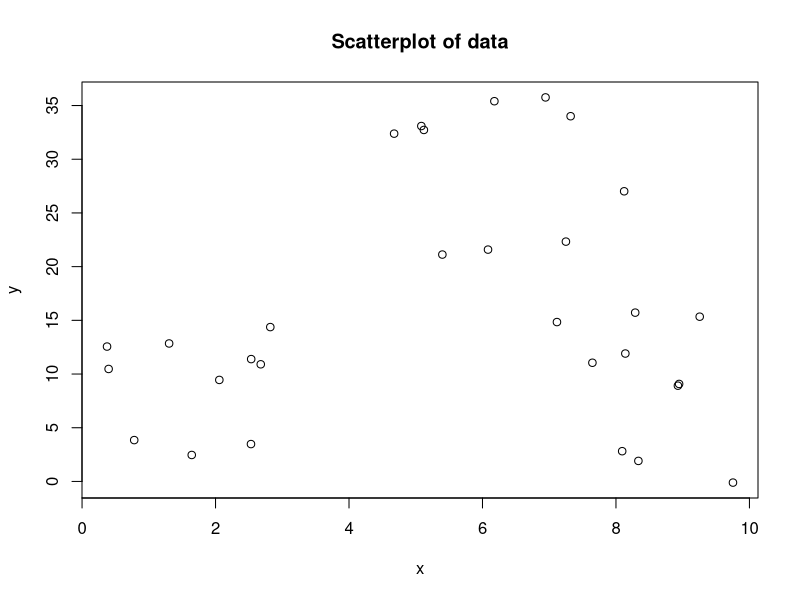
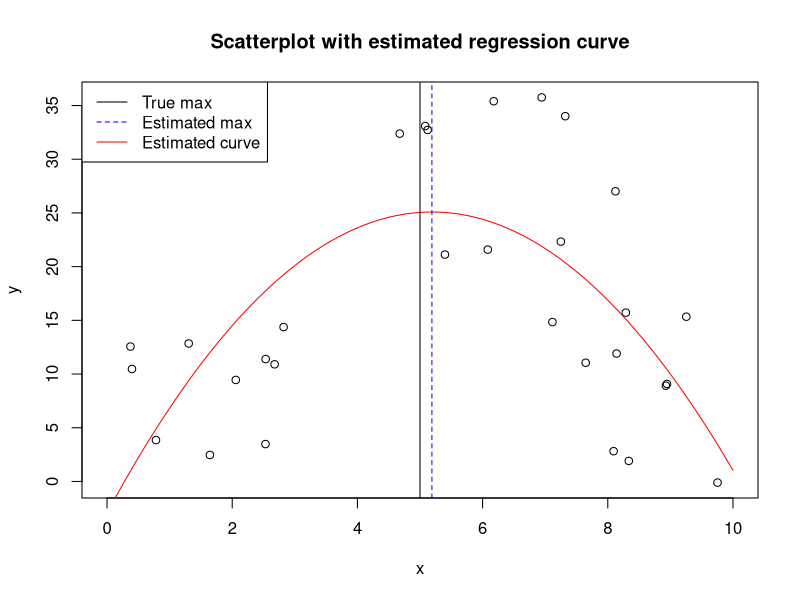

R code for these plots, in order:
## ---- chunk 1
set.seed(500)
n <- 30
x <- runif(n, 0, 10)
y <- -x*(x - 10) + rnorm(n, 0, 8) # y = 0 +10x - x^2 + error
## ---- chunk 2
plot(x, y, main = "Scatterplot of data")
## ---- chunk 3
# Estimate quadratic regression
o <- lm(y ~ x + I(x^2))
# View the output
summary(o)
# Make scatterplot and add the estimated curve
plot(x, y, main = "Scatterplot with estimated regression curve", xlim = c(0,10))
curve(coef(o)[1] + coef(o)[2]*x + coef(o)[3]*x^2, col = "red", add = T)
# Add a line at the theoretical maximum
abline(v = 5, col = "black")
# Estimate the xmax value
beta2 <- coef(o)["I(x^2)"]
beta1 <- coef(o)["x"]
estmax <- unname(-beta1/(2*beta2))
# Add a line at estimated maximum
abline(v = estmax, col = "blue", lty = 2)
legend("topleft", legend = c("True max", "Estimated max", "Estimated curve"), col = c("black", "blue", "red"), lty = c(1,2,1))
## ---- chunk 4
coef(o)
## ---- chunk 5
library(msm)
standerr <- deltamethod(~ -x2 / (2 * x3), coef(o), vcov(o))
standerr
# Make a confidence interval
(ci <- estmax + c(-1, 1)*qnorm(.975)*standerr)
## ---- chunk 6
# If we want to do a hypothesis test of
# Ho: xmax = 5
# Ha: xmax != 5
z <- (estmax - 5)/standerr
# Calculate p-value
pval <- 2*pnorm(-abs(z))
pval
